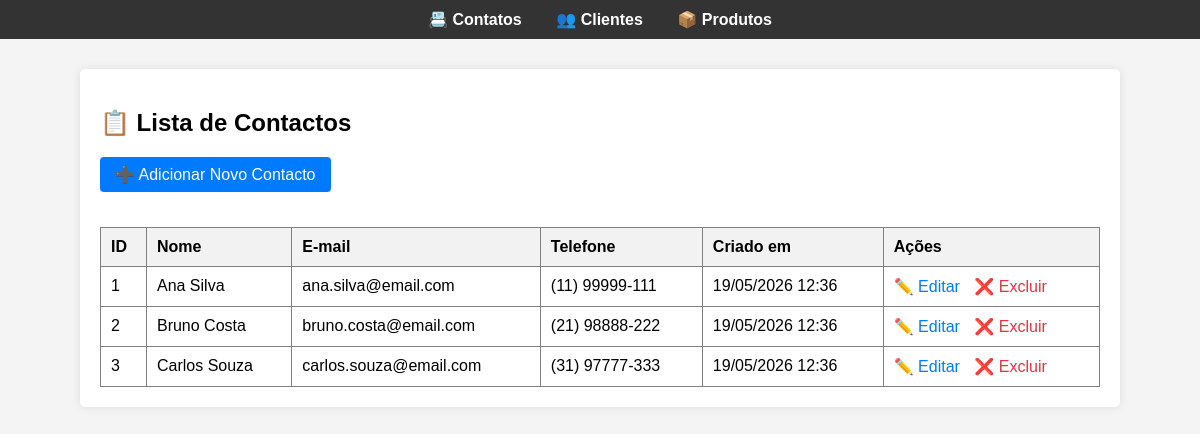
The page / on the database its author committed.
### tables this page shows
CREATE TABLE contatos (
    id INT AUTO_INCREMENT PRIMARY KEY,
    nome VARCHAR(100) NOT NULL,
    email VARCHAR(100) NOT NULL,
    telefone VARCHAR(14),
    created_at TIMESTAMP DEFAULT CURRENT_TIMESTAMP
);

### funcoes.php (called while the page is built, shortened)
<?php
function obterContatos(PDO $pdo) {
    try {
        $sql = "SELECT * FROM contatos ORDER BY nome ASC";
        $stmt = $pdo->query($sql);
        return $stmt->fetchAll();
    } catch (PDOException $e) {
        die("Erro ao procurar contactos: " . $e->getMessage());
    }
}

### index.php (the view)
<?php
require_once 'config.php';
include_once 'funcoes.php';
$contatos = obterContatos($pdo);
include 'cabecalho.php';
?>
<div class="container">
    <h2>📋 Lista de Contactos</h2>
    <a href="cadastrar.php" class="btn-novo">➕ Adicionar Novo Contacto</a>
    <table border="1" cellpadding="10" cellspacing="0" style="width: 100%; margin-top: 20px; border-collapse: collapse; text-align: left;">
        <thead>
            <tr style="background-color: #f2f2f2;">
                <th>ID</th>
                <th>Nome</th>
                <th>E-mail</th>
                <th>Telefone</th>
                <th>Criado em</th>
                <th>Ações</th>
            </tr>
        </thead>
        <tbody>
            <?php if (count($contatos) > 0): ?>
                <?php foreach ($contatos as $contato): ?>
                    <tr>
                        <td><?php echo $contato['id']; ?></td>
                        <td><?php echo htmlspecialchars($contato['nome']); ?></td>
                        <td><?php echo htmlspecialchars($contato['email']); ?></td>
                        <td><?php echo htmlspecialchars($contato['telefone']); ?></td>
                        <td><?php echo date('d/m/Y H:i', strtotime($contato['created_at'])); ?></td>
                        <td>
                            <a href="editar.php?id=<?php echo $contato['id']; ?>" style="color: #007BFF; text-decoration: none; margin-right: 10px;">✏️ Editar</a>
                            <a href="excluir.php?id=<?php echo $contato['id']; ?>" style="color: #DC3545; text-decoration: none;">❌ Excluir</a>
                        </td>
                    </tr>
                <?php endforeach; ?>
            <?php else: ?>
                <tr>
                    <td colspan="6" style="text-align: center;">Nenhum contacto encontrado.</td>
                </tr>
            <?php endif; ?>
        </tbody>
    </table>
</div>

### cabecalho.php (shortened to what this page needs)
<!DOCTYPE html>
<html lang="pt-br">
<head>
</head>
<body>
<nav>
    <a href="index.php">📇 Contatos</a>
    <a href="clientes.php">👥 Clientes</a>
    <a href="produtos.php">📦 Produtos</a>
</nav>

### cabecalho.php (style rules this page uses)
body { font-family: Arial, sans-serif; margin: 0; padding: 0; background-color: #f4f4f4; }
.container { max-width: 1000px; margin: 30px auto; background: white; padding: 20px; box-shadow: 0px 0px 10px rgba(0,0,0,0.1); border-radius: 5px; }
nav { background: #333; padding: 10px; text-align: center; }
nav a { color: white; text-decoration: none; margin: 0 15px; font-weight: bold; }
.btn-novo { background-color: #007BFF; color: white; padding: 8px 15px; text-decoration: none; border-radius: 4px; display: inline-block; margin-bottom: 15px; }

### rows shown on the page
contatos: id "1", nome "Ana Silva", email "ana.silva@email.com", telefone "(11) 99999-111", created_at "19/05/2026 12:36"
contatos: id "2", nome "Bruno Costa", email "bruno.costa@email.com", telefone "(21) 98888-222", created_at "19/05/2026 12:36"
contatos: id "3", nome "Carlos Souza", email "carlos.souza@email.com", telefone "(31) 97777-333", created_at "19/05/2026 12:36"
